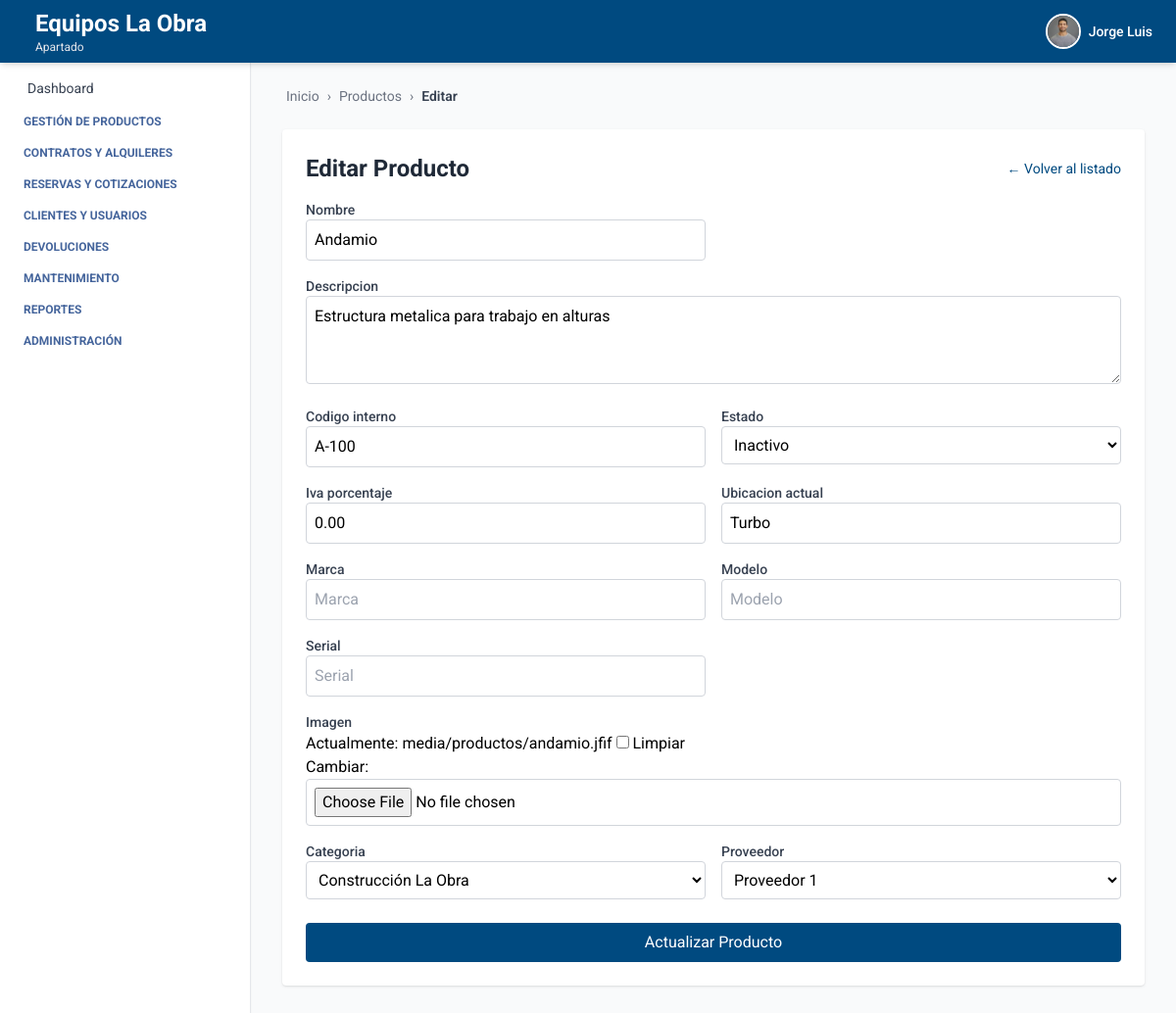
The app's page /productos/productos/editar/2/ (signed in), older data.
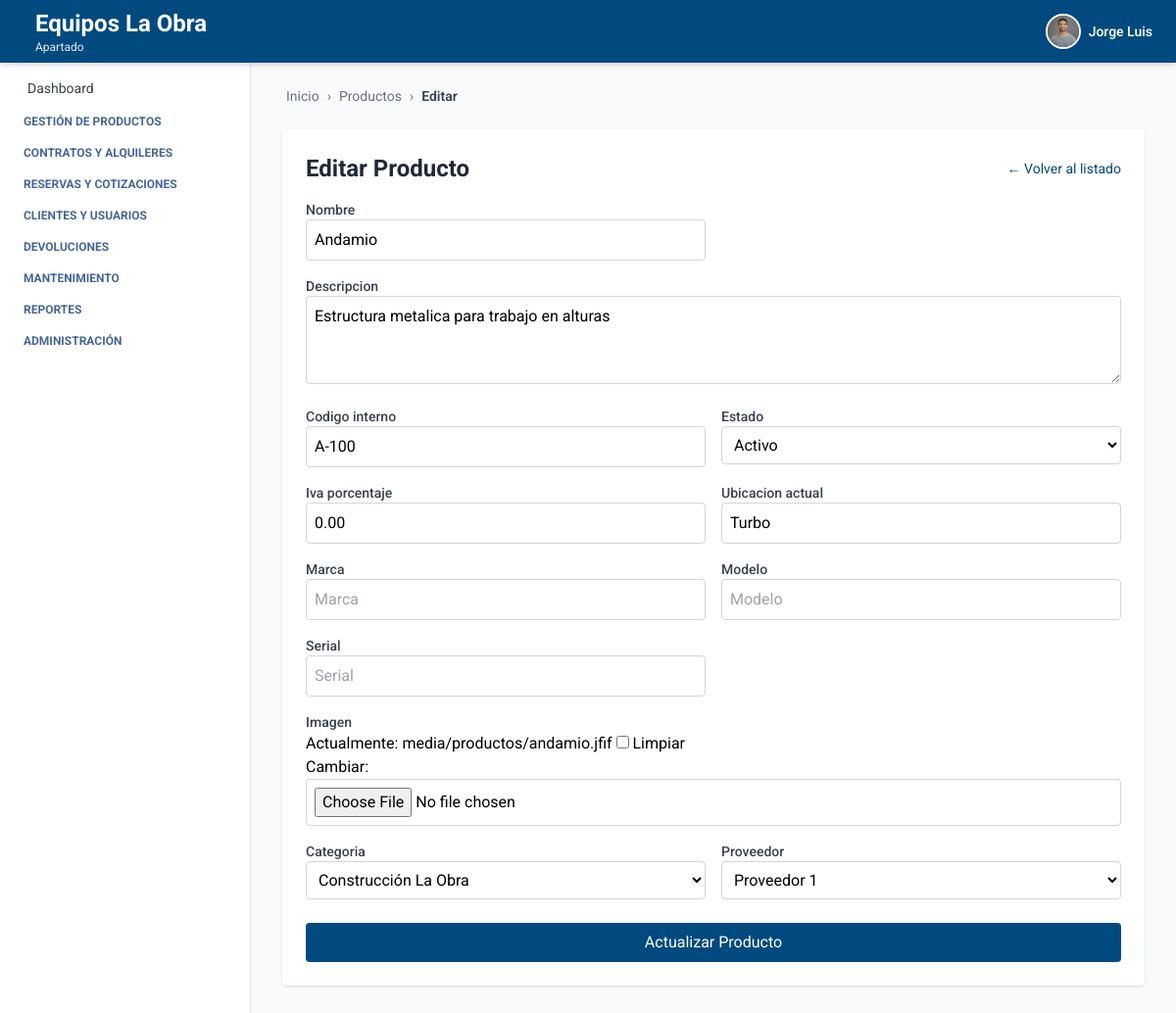
The same page, newer data.
### producto/models.py (models this page shows, shortened)
class Producto(models.Model):
    ESTADOS = [
        ("activo", "Activo"),
        ("inactivo", "Inactivo"),
        ("disponible", "Disponible"),
        ("no_disponible", "No disponible"),
    ]
    nombre = models.CharField(max_length=100)
    descripcion = models.TextField()
    codigo_interno = models.CharField(max_length=50)
    estado = models.CharField(max_length=20, choices=ESTADOS, default="activo")
    iva_porcentaje = models.DecimalField(max_digits=5, decimal_places=2, default=0, help_text="Porcentaje de IVA aplicado al producto")
    ubicacion_actual = models.CharField(max_length=100)
    marca = models.CharField(max_length=100, blank=True, null=True)
    modelo = models.CharField(max_length=100, blank=True, null=True)
    serial = models.CharField(max_length=100, blank=True, null=True)
    imagen = models.ImageField(upload_to="media/productos/", null=True, blank=True)
    empresa = models.ForeignKey(Empresa, on_delete=models.CASCADE, related_name='productos', default=1)
    sucursal = models.ForeignKey(Sucursal, on_delete=models.CASCADE, related_name='productos', default=1)
    categoria = models.ForeignKey(Categoria, on_delete=models.SET_NULL, null=True, blank=True, related_name='productos')
    proveedor = models.ForeignKey(Proveedor, on_delete=models.SET_NULL, null=True, blank=True, related_name='productos')
    created_at = models.DateTimeField(auto_now_add=True)
    updated_at = models.DateTimeField(auto_now=True)
    creado_por = models.CharField(max_length=100, blank=True, null=True)
    modificado_por = models.CharField(max_length=100, blank=True, null=True)
    class Meta:
        ordering = ['nombre']
        verbose_name = 'Producto'
        verbose_name_plural = 'Productos'
        constraints = [
            models.UniqueConstraint(fields=['empresa', 'codigo_interno'], name='unique_codigo_por_empresa')
        ]
    objects = ProductoManager()

### producto/views_producto.py (the view, shortened to what this page needs)
# urls.py: path('productos/editar/<int:pk>/', ProductoUpdateView.as_view(), name='editar_producto'),
class ProductoUpdateView(LoginRequiredMixin, BreadcrumbMixin, UpdateView):
    model = Producto
    form_class = ProductoForm
    template_name = 'producto_crear.html'
    success_url = reverse_lazy('producto_list')
    breadcrumb_items = [
        ("Productos", reverse_lazy("producto_list")),
        ("Editar", None)
    ]
    def get_context_data(self, **kwargs):
        context = super().get_context_data(**kwargs)
        context['titulo'] = "Editar Producto"
        context['boton_texto'] = "Actualizar Producto"
        return context
    def get_form_kwargs(self):
        kwargs = super().get_form_kwargs()
        kwargs['user'] = self.request.user
        return kwargs

### core/views.py (called while the page is built)
    def get_context_data(self, **kwargs):
        context = super().get_context_data(**kwargs)
        context["home"] = self.home_url
        context["breadcrumb_items"] = self.breadcrumb_items
        return context

### producto/models.py (called while the page is built)
    def __str__(self):
        return self.nombre

    def __str__(self):
        return self.nombre

### producto/templates/producto_crear.html (shortened to what this page needs)
{% extends 'index.html' %}
{% block breadcrumb %}
  {% include 'breadcrumb.html' with home='/' breadcrumbs=breadcrumb_items %}
{% endblock %}
{% block content %}
<div class="max-w-4xl mx-auto mt-6 bg-white p-6 rounded shadow">
  <div class="flex justify-between items-center mb-4">
    <h2 class="text-2xl font-bold text-gray-800">{{ titulo|default:"Crear Producto" }}</h2>
    <a href="{% url 'producto_list' %}" class="text-sm text-[var(--primary-color)] hover:underline">← Volver al listado</a>
  </div>
  <form method="post" enctype="multipart/form-data" class="grid grid-cols-2 gap-4">
    {% for field in form.visible_fields %}
      <div class="{% if field.name == 'descripcion' or field.name == 'imagen' %}col-span-2{% endif %}">
        <label class="block text-sm font-medium text-gray-700">{{ field.label }}</label>
        {{ field }}
      </div>
    {% endfor %}
    <div class="col-span-2">
      <button type="submit" class="mt-2 w-full bg-[var(--primary-color)] text-white py-2 rounded hover:bg-blue-700 transition">
        {{ boton_texto|default:"Guardar Producto" }}
      </button>
    </div>
  </form>
</div>
{% endblock %}

Row changes from the older to the newer data that the page shows:
changed Producto "Andamio": estado "Inactivo" → "Activo"
